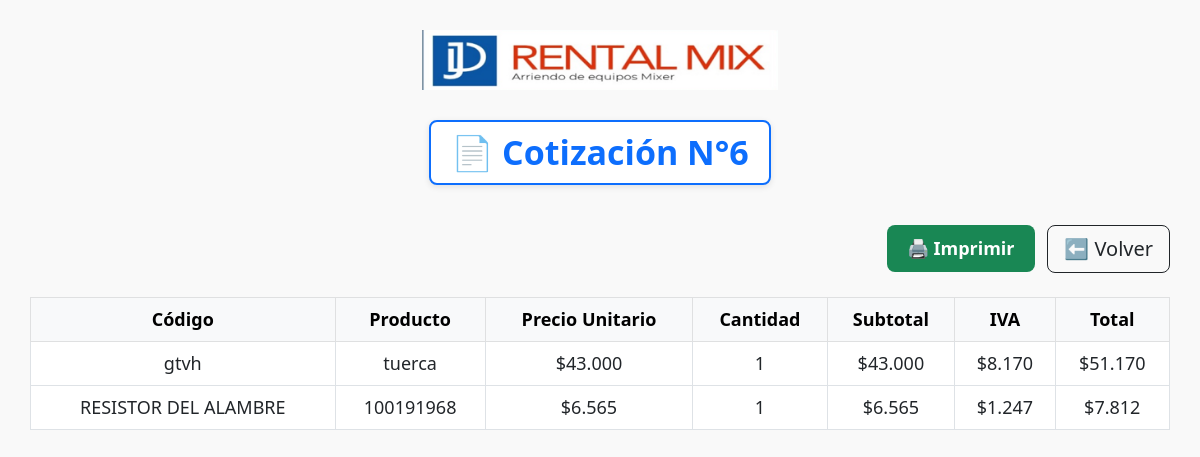
/menu/cotizacion/6/detalles/, run on the app's committed database.
### sistema_rental/models.py (models this page shows, shortened)
class Cotizacion(models.Model):
    cliente = models.ForeignKey(Cliente, on_delete=models.CASCADE, null=True, blank=True)
    fecha = models.DateTimeField(auto_now_add=True)
    observaciones = models.TextField(blank=True)
    total_neto = models.PositiveIntegerField()
    total_iva = models.PositiveIntegerField()
    total_final = models.PositiveIntegerField()

class DetalleCotizacion(models.Model):
    cotizacion = models.ForeignKey(Cotizacion, on_delete=models.CASCADE, related_name='detalles')
    producto = models.CharField(max_length=255)
    codigo = models.CharField(max_length=50)
    precio_unitario = models.PositiveIntegerField()
    cantidad = models.PositiveIntegerField()
    subtotal = models.PositiveIntegerField()
    iva = models.PositiveIntegerField()
    total = models.PositiveIntegerField()

### sistema_rental/views.py (the view)
# urls.py: path('cotizacion/<int:cotizacion_id>/detalles/', views.detalles_cotizacion, name='detalles_cotizacion'),
def detalles_cotizacion(request, cotizacion_id):
    cotizacion = get_object_or_404(Cotizacion, id=cotizacion_id)
    return render(request, 'detalles_cotizacion.html', {'cotizacion': cotizacion})

### ventas/templatetags/formatos.py (called while the page is built)
@register.filter
def formato_chileno(valor):
    try:
        valor = int(round(float(valor)))
        return '{0:,}'.format(valor).replace(',', '.')
    except:
        return valor

### sistema_rental/templates/detalles_cotizacion.html (shortened to what this page needs)
{% load static %}
{% load formatos %}
<!DOCTYPE html>
<html lang="es">
<head>
  <link rel="stylesheet" href="https://cdn.jsdelivr.net/npm/bootstrap@5.3.0/dist/css/bootstrap.min.css">
</head>
<body>
  <div class="logo">
    <img src="{% static 'img/logo.png' %}" alt="Logo Empresa">
  </div>
  <div class="text-center">
    <h1 class="titulo-cotizacion">📄 Cotización N°{{ cotizacion.id }}</h1>
  </div>
  <div class="text-end mb-4 no-print">
    <button onclick="window.print()" class="btn btn-imprimir btn-lg me-2">🖨️ Imprimir</button>
    <a href="{% url 'listado_cotizaciones' %}" class="btn btn-outline-dark btn-lg no-print">⬅️ Volver </a>
  </div>
  <div class="table-responsive">
    <table class="table table-bordered">
      <thead class="table-light">
        <tr>
          <th>Código</th>
          <th>Producto</th>
          <th>Precio Unitario</th>
          <th>Cantidad</th>
          <th>Subtotal</th>
          <th>IVA</th>
          <th>Total</th>
        </tr>
      </thead>
      <tbody>
        {% for detalle in cotizacion.detalles.all %}
          {% if not detalle.producto|lower == "x" %}
          <tr>
            <td>{{ detalle.codigo }}</td>
            <td>{{ detalle.producto }}</td>
            <td>${{ detalle.precio_unitario|floatformat:0|formato_chileno }}</td>
            <td>{{ detalle.cantidad }}</td>
            <td>${{ detalle.subtotal|floatformat:0|formato_chileno }}</td>
            <td>${{ detalle.iva|floatformat:0|formato_chileno }}</td>
            <td>${{ detalle.total|floatformat:0|formato_chileno }}</td>
          </tr>
          {% endif %}
        {% endfor %}
      </tbody>
    </table>
  </div>
</body>
</html>

### sistema_rental/templates/detalles_cotizacion.html (style rules this page uses)
body { background-color: #f9f9f9; padding: 30px; font-size: 18px; }
.logo { text-align: center; margin-bottom: 30px; }
.logo img { max-height: 60px; }
.titulo-cotizacion { font-size: 34px; font-weight: 700; background-color: #ffffff; border: 2px solid #0d6efd; padding: 10px 20px; border-radius: 8px; display: inline-block; color: #0d6efd; box-shadow: 0 2px 6px rgba(0,0,0,0.1); margin-bottom: 40px; }
.table th, .table td { vertical-align: middle; text-align: center; }
.btn-imprimir { font-size: 18px; padding: 10px 20px; font-weight: bold; border-radius: 8px; background-color: #198754; color: white; border: none; transition: background 0.3s ease; }

### data on the page
Cotizacion: id "6"
DetalleCotizacion: codigo "gtvh", producto "tuerca", precio_unitario "43.000", cantidad "1", subtotal "43.000", iva "8.170", total "51.170"
DetalleCotizacion: codigo "RESISTOR DEL ALAMBRE", producto "100191968", precio_unitario "6.565", cantidad "1", subtotal "6.565", iva "1.247", total "7.812"
